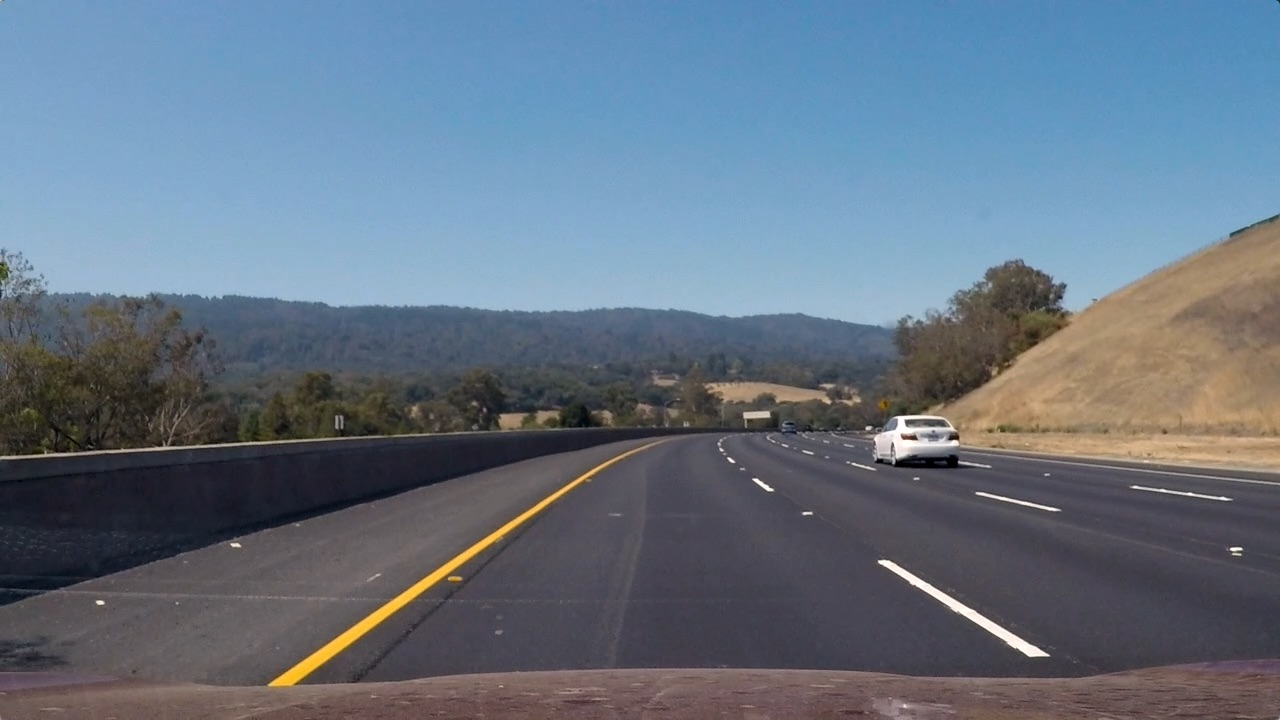
#> input picture ProjectSubmission/test3.jpg, 1280 x 720 px
$ python lanefinding.py test3.jpg   (older library calls are emulated)
#> lines starting #> are read from the running program, lines starting #| are printed output that depends on the picture; after the words box and inside, x2 and y2 are one past the last pixel; in counts of white or black regions, pixels touching at a corner belong together
### ProjectSubmission/thresholds.py
import cv2
import numpy as np


# [42 lines left out: functions get_sobel_xy, threshold_bitmask, abs_sobel_thresh, mag_thresh, dir_thresh, hsv_color_thresh, not called in this run]

def hls_color_thresh(img,h_thresh=(0,180), l_thresh=(0,255), s_thresh=(0,255)):
    hsv = cv2.cvtColor(img,cv2.COLOR_BGR2HLS)
    out = np.zeros_like(hsv[:,:,0])
    hout = np.zeros_like(out)
    hout[(hsv[:,:,0]<=h_thresh[1])&(hsv[:,:,0]>=h_thresh[0])] = 1
    sout = np.zeros_like(out)
    sout[(hsv[:,:,2]<=s_thresh[1])&(hsv[:,:,2]>=s_thresh[0])] = 1
    lout = np.zeros_like(out)
    lout[(hsv[:,:,1]<=l_thresh[1])&(hsv[:,:,1]>=l_thresh[0])] = 1
    out[(hout==1)&(sout==1)&(lout==1)]=1
    return out

def rgb_color_thresh(img, r_thresh=(0,255), g_thresh=(0,255), b_thresh=(0,255)):
    rgb = cv2.cvtColor(img,cv2.COLOR_BGR2RGB)
    out = np.zeros_like(rgb[:,:,0])
    rout = np.zeros_like(out)
    rout[(rgb[:,:,0]<=r_thresh[1])&(rgb[:,:,0]>=r_thresh[0])] = 1
    gout = np.zeros_like(out)
    gout[(rgb[:,:,1]<=g_thresh[1])&(rgb[:,:,1]>=g_thresh[0])] = 1
    bout = np.zeros_like(out)
    bout[(rgb[:,:,2]<=b_thresh[1])&(rgb[:,:,2]>=b_thresh[0])] = 1
    out[(rout==1)&(gout==1)&(bout==1)]=1
    return out


### ProjectSubmission/undistort.py
import pickle
import numpy as np
import cv2

# Load the camera calibration result for later use (we won't worry about rvecs / tvecs)
dist_pickle = pickle.load(open( "camera_cal/cal_pickle.p", "rb" ) )
#> (reads ProjectSubmission/camera_cal/cal_pickle.p from the repository)
mtx = dist_pickle["mtx"]
dist = dist_pickle["dist"]

defImgSize = (1280,720)
height = defImgSize[1]
width = defImgSize[0]

split = .068
#horizon from top (higher shows less)
redHorz = .64

roadPts = np.float32([[width*(.5-split),height*redHorz],[width*(.5+split),height*redHorz],[width*.99,height],[width*.01,height]])

defOverheadSize = (1280,720)
offset = 180
left = offset
right = defOverheadSize[0]-offset
top =  0
bot = defOverheadSize[1]

showPts =np.float32([[left,top],[right,top],[right,bot],[left,bot]])
defM = cv2.getPerspectiveTransform(roadPts, showPts)
invM = cv2.getPerspectiveTransform(showPts, roadPts)

def get_undistort(img):
    return cv2.undistort(img, mtx, dist, None, mtx)

def overhead_perspective(img,M=defM,img_size=defOverheadSize):
    return cv2.warpPerspective(img, M, img_size)

def revert_from_overhead(img,M=invM, img_size=defImgSize):
    return cv2.warpPerspective(img,M, img_size)

# [7 lines that do not run on import are left out]

### ProjectSubmission/lane_data_types.py
import cv2
import numpy as np
from collections import deque

class Line():
    def __init__(self):
        #polynomial coefficients for the most recent fit
        self.current_fit = [np.array([False])]
        #radius of curvature of the line in some units
        self.radius_of_curvature = None
        #number of pixels
        #(left pixels)/(
        self.line_base_pos = None
        #difference in fit coefficients between last and new fits
        #self.diffs = np.array([0,0,0], dtype='float')
        #x values for plotted curve fitting
        self.allx = None
        #y values for plotted curve fitting
        self.ally = None
        self.detected = False

    def calc_curvature(self):
        ym_per_pix = 30/720 #meters per pixel y dim
        xm_per_pix = 3.7/700 #meters per pixel x dim
        y_eval = np.max(self.ally)
        line_fit = np.polyfit(self.ally*ym_per_pix, self.allx*xm_per_pix, 2)
        if line_fit[0]!=0:
            self.radius_of_curvature = ((1 + (2*line_fit[0]*y_eval*ym_per_pix + line_fit[1])**2)**1.5) / np.absolute(2*line_fit[0])


#Create a lane class.  The purpose of this object is to hold the lane line info, and do operations that apply to both lines
class Lane():
    def __init__(self):
        self.leftLine = Line()
        self.rightLine = Line()
        self.lanePosition = 0
        self.laneCurvature = 0
        #save overhead masked image.
        self.ohroad = []
        self.calcimg = []
        #generalized, so if a camera were mounted off-center.  0 for this project.
        self.cameraOffset = 0
        self.laneWidthMeters = 3.7

    def find_lines(self):
        img = self.ohroad
        height = img.shape[0]
        width = img.shape[1]
        # Take a histogram of the bottom half of the image
        histogram = np.sum(img[int(height/2):,:],axis=0)
        # Create an output image to draw on and  visualize the result
        out_img = np.dstack((img, img, img))*255
        # Find the peak of the left and right halves of the histogram
        # These will be the starting point for the left and right lines
        midpoint = np.int(histogram.shape[0]/2)
        leftx_base = np.argmax(histogram[:midpoint])
        rightx_base = np.argmax(histogram[midpoint:]) + midpoint

        # Choose the number of sliding windows
        nwindows = 12
        # Set height of windows
        window_height = np.int(height/nwindows)
        # Identify the x and y positions of all nonzero pixels in the image
        nonzero = img.nonzero()
        nonzeroy = np.array(nonzero[0])
        nonzerox = np.array(nonzero[1])
        # Current positions to be updated for each window
        leftx_current = leftx_base
        rightx_current = rightx_base
        # Set the width of the windows +/- margin
        margin = 100
        # Set minimum number of pixels found to recenter window
        minpix = 50
        # Create empty lists to receive left and right lane pixel indices
        left_lane_inds = []
        right_lane_inds = []

        # Step through the windows one by one
        for window in range(nwindows):
            # Identify window boundaries in x and y (and right and left)
            win_y_low = height - (window+1)*window_height
            win_y_high = height - window*window_height
            win_xleft_low = leftx_current - margin
            win_xleft_high = leftx_current + margin
            win_xright_low = rightx_current - margin
            win_xright_high = rightx_current + margin
            # Draw the windows on the visualization image
            cv2.rectangle(out_img,(win_xleft_low,win_y_low),(win_xleft_high,win_y_high),(0,255,0), 2)
            cv2.rectangle(out_img,(win_xright_low,win_y_low),(win_xright_high,win_y_high),(0,255,0), 2)
            # Identify the nonzero pixels in x and y within the window
            good_left_inds = ((nonzeroy >= win_y_low) & (nonzeroy < win_y_high) & (nonzerox >= win_xleft_low) & (nonzerox < win_xleft_high)).nonzero()[0]
            good_right_inds = ((nonzeroy >= win_y_low) & (nonzeroy < win_y_high) & (nonzerox >= win_xright_low) & (nonzerox < win_xright_high)).nonzero()[0]
            # Append these indices to the lists
            left_lane_inds.append(good_left_inds)
            right_lane_inds.append(good_right_inds)
            # If you found > minpix pixels, recenter next window on their mean position
            if len(good_left_inds) > minpix:
                leftx_current = np.int(np.mean(nonzerox[good_left_inds]))
            if len(good_right_inds) > minpix:
                rightx_current = np.int(np.mean(nonzerox[good_right_inds]))

        # Concatenate the arrays of indices
        left_lane_inds = np.concatenate(left_lane_inds)
        right_lane_inds = np.concatenate(right_lane_inds)

        fity = np.linspace(0, height-1, height )

        #Describe very few pixels as inadequate to 'detect' the lane
        lane_inds_threshold = 700

        # Extract left and right line pixel positions
        if len(left_lane_inds)>lane_inds_threshold:
            leftx = nonzerox[left_lane_inds]
            lefty = nonzeroy[left_lane_inds]
            left_fit = np.polyfit(lefty, leftx, 2)
            self.leftLine.current_fit = left_fit
            self.leftLine.ally = fity
            fit_leftx = left_fit[0]*fity**2 + left_fit[1]*fity + left_fit[2]
            self.leftLine.allx = fit_leftx
            self.leftLine.line_base_pos = fit_leftx[-1]
            out_img[nonzeroy[left_lane_inds], nonzerox[left_lane_inds]] = [255, 0, 0]
            self.leftLine.detected = True


        if len(right_lane_inds)>lane_inds_threshold:
            rightx = nonzerox[right_lane_inds]
            righty = nonzeroy[right_lane_inds]
            right_fit = np.polyfit(righty, rightx, 2)
            self.rightLine.current_fit = right_fit
            self.rightLine.ally = fity
            fit_rightx = right_fit[0]*fity**2 + right_fit[1]*fity + right_fit[2]
            self.rightLine.allx = fit_rightx
            self.rightLine.line_base_pos = fit_rightx[-1]
            out_img[nonzeroy[right_lane_inds], nonzerox[right_lane_inds]] = [0, 0, 255]
            self.rightLine.detected = True
        self.calcimg = out_img


    def calc_lane_position(self):
        #must run 'find_lines'
        #get the center value
        if self.leftLine.detected ==True and self.rightLine.detected==True:
            center = int(self.calcimg.shape[1]/2)
            left = abs(self.leftLine.line_base_pos - center)
            right = abs(self.rightLine.line_base_pos - center)
            #add camera offset.  Take ratio of left/left+right-.5 to get center lane = 0.  Multiply by lane width.
            self.lanePosition = self.cameraOffset + (left/(left+right)-.5)*self.laneWidthMeters

    def calc_curves(self):
        if self.leftLine.detected ==True and self.rightLine.detected==True:
            self.rightLine.calc_curvature()
            self.leftLine.calc_curvature()
            curves = 0
            curveSum = 0
            if self.rightLine.radius_of_curvature != 0:
                curves+=1
                curveSum += self.rightLine.radius_of_curvature
            if self.leftLine.radius_of_curvature != 0:
                curves+=1
                curveSum += self.leftLine.radius_of_curvature
            if curves > 0:
                self.laneCurvature = curveSum/curves


#Create a history class.  The purpose of this object is to allow averaging or other time variant data operations.
class LaneHistory():
    def __init__(self, buffer_size=10):
#> further down, img is the input picture: shape (720, 1280, 3); mean B, G, R 130.7, 115.3, 101.1
        self.buffer = deque(maxlen=buffer_size)
        self.curve = 0
        self.position = 0
        self.left_fit = [np.array([False])]
        self.quality = 0
        self.left_std = [np.array([False])]
        self.right_fit = [np.array([False])]
        self.right_std = [np.array([False])]
        self.overlay_img = []
        self.draw_dims = (720,1280)

    #lanes will be added to the left (index 0) and shift through to maxlen
    def add_lane(self, lane):
        #add lanes where both lines are detected.  This rejects frames with partial lines
        if lane.leftLine.detected==True and lane.rightLine.detected==True:
            self.buffer.appendleft(lane)

    def update_stats(self):
        curvesum = 0
        pos = 0
        left_coeffs = np.array([1,1,1])
        right_coeffs = np.array([1,1,1])
        for lane in self.buffer:
            curvesum += lane.laneCurvature
            pos += lane.lanePosition
            left_coeffs = np.vstack((left_coeffs,lane.leftLine.current_fit))
            right_coeffs = np.vstack((right_coeffs,lane.rightLine.current_fit))
        if len(self.buffer) > 0:
            self.curve = curvesum/len(self.buffer)
            self.position = pos/len(self.buffer)
            #drop the initialization coeffs
            left_coeffs = left_coeffs[1:,:]
            right_coeffs = right_coeffs[1:,:]
            #average the values in the columns to get 3 coefficients
            self.left_std = np.std(left_coeffs, axis=0)
            self.right_std = np.std(right_coeffs, axis=0)
            #calculate quality.
            left_dev = np.asarray(self.left_std)
            right_dev = np.asarray(self.right_std)
            if right_dev.all != 0 and left_dev.all != 0:
                StdDif = np.divide((right_dev - left_dev),(right_dev+left_dev))
                self.quality = 1-np.average(np.absolute(StdDif))

            self.left_fit = np.average(left_coeffs, axis=0)
            self.right_fit = np.average(right_coeffs, axis=0)

    def make_overlay(self, img):
        # Create an image to draw the lines on
        color_warp = np.zeros_like(img).astype(np.uint8)
        # Generate fit lines based on all lanes in the buffer
        fity = np.linspace(0, img.shape[0]-1, img.shape[0] )
        left_fitx = self.left_fit[0]*fity**2 + self.left_fit[1]*fity + self.left_fit[2]
        right_fitx = self.right_fit[0]*fity**2 + self.right_fit[1]*fity + self.right_fit[2]

        # Recast the x and y points into usable format for cv2.fillPoly()
        pts_left = np.array([np.transpose(np.vstack([left_fitx, fity]))]).astype(np.int)
        pts_right = np.array([np.flipud(np.transpose(np.vstack([right_fitx, fity])))]).astype(np.int)
        pts = np.hstack((pts_left, pts_right))

        # Draw the lane onto the warped blank image
        cv2.fillPoly(color_warp, [pts], (0,255, 0))
        self.overlay_img = color_warp

    # [20 lines left out: function clean_lanes, not called in this run]


        #for lane in self.buffer:


            #if the left is lost, but not the right, use right line curve data
            #TODO:
            #if left_lost and !right_lost:

            #TODO: if right line is lost, use left.

            #TODO: if lines are fine, update expected intercept based on self.intercept_lr


### ProjectSubmission/lanefinding.py
#Defines the main pipeline for lanefinding
import numpy as np
import cv2
import sys
from undistort import get_undistort, overhead_perspective, revert_from_overhead
from thresholds import mag_thresh, abs_sobel_thresh, hls_color_thresh, rgb_color_thresh
from lane_data_types import Lane, LaneHistory

LH = LaneHistory()
font = cv2.FONT_HERSHEY_SIMPLEX

def preprocess(img):
    smooth =  cv2.GaussianBlur(img, (3,3),0)
    return smooth

def postprocess(img):
    kernel = np.ones((11,11),np.uint8)
    close = cv2.morphologyEx(img,cv2.MORPH_CLOSE, kernel)
    return close

def make_binary_mask(img):
    #colorConversions
    #gray = cv2.cvtColor(img,cv2.COLOR_RGB2GRAY)

    #magSobMask = abs_sobel_thresh(img,thresh=(40,255))
    #magSobMask = mag_thresh(img,thresh=(40,255))
    rgbThresh = rgb_color_thresh(img,r_thresh=(185,255), g_thresh=(185,255), b_thresh=(185,255))
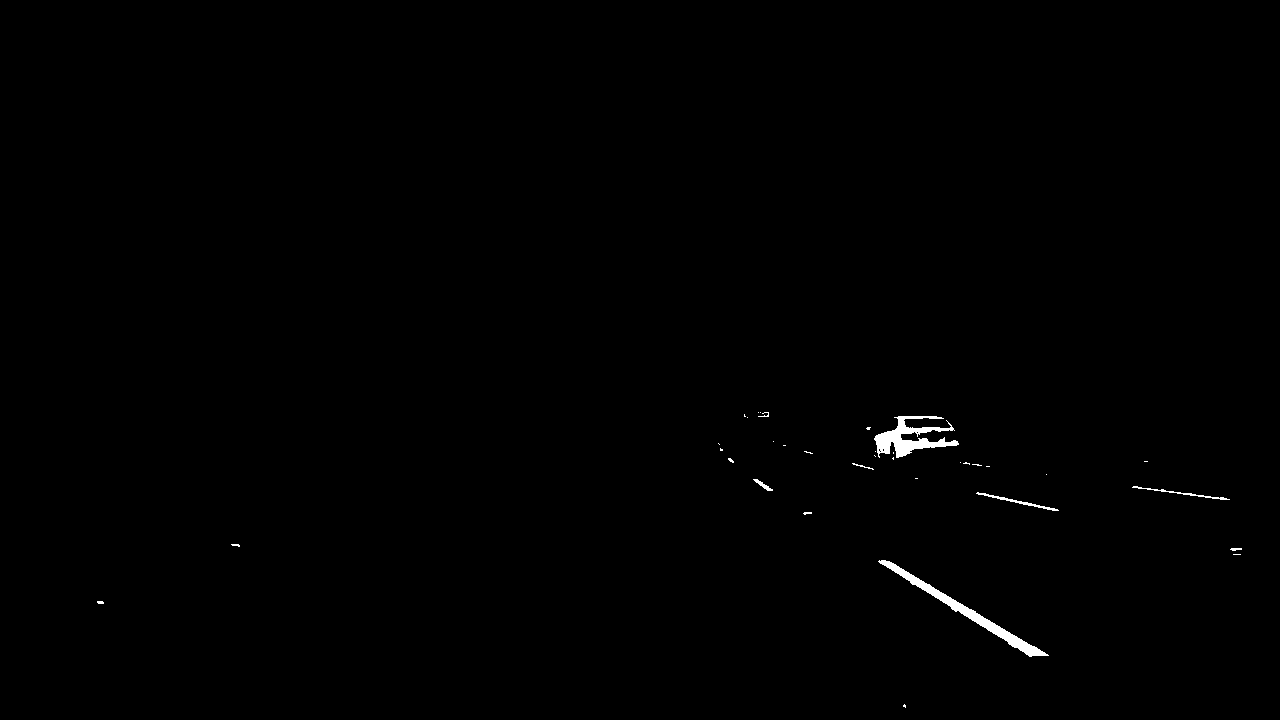
#> rgbThresh: shape (720, 1280); values 0 (black) and 1 (white), 0.41% white; 35 white regions (27 under 20 px), largest, box (x1, y1, x2, y2) and area: (878, 560, 1049, 657) 1589, (874, 416, 959, 458) 1480, (976, 492, 1059, 511) 208
    hlsThresh = hls_color_thresh(img,h_thresh=(18,35), l_thresh=(0,255), s_thresh=(40,255))
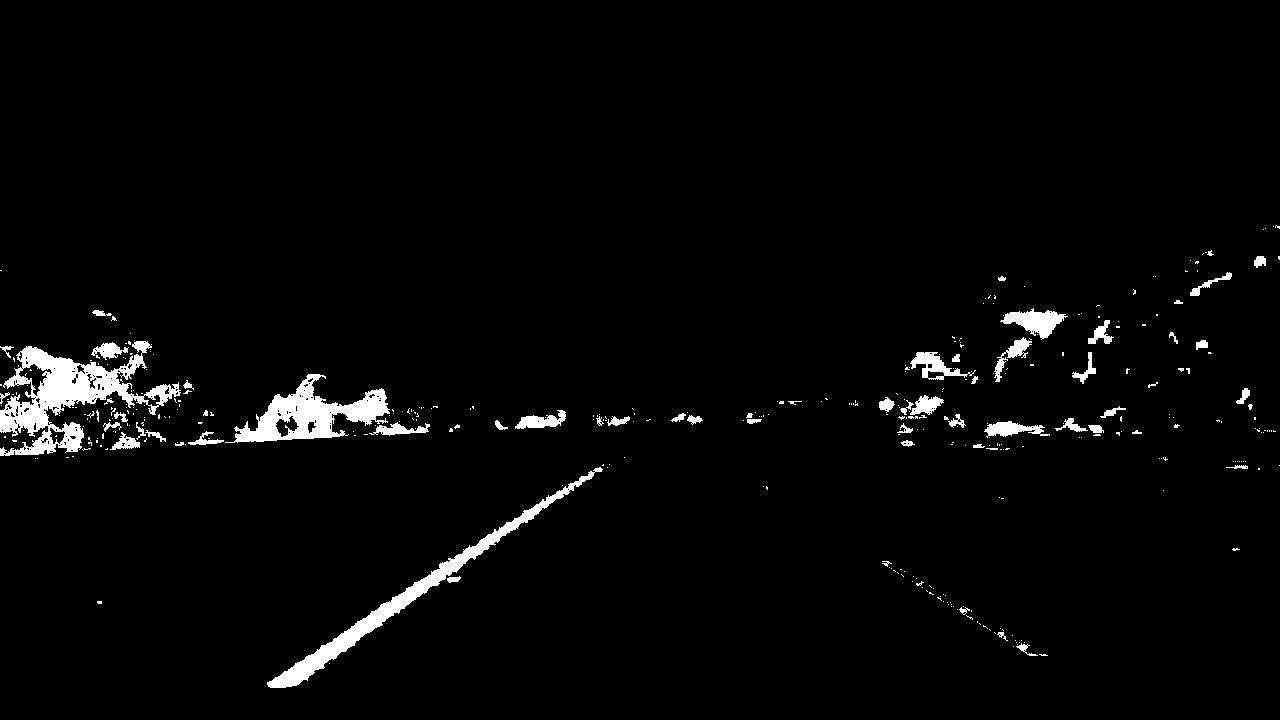
#> hlsThresh: shape (720, 1280); values 0 (black) and 1 (white), 2.8% white; 387 white regions (323 under 20 px), largest, box (x1, y1, x2, y2) and area: (0, 341, 181, 456) 7334, (267, 467, 603, 688) 4756, (225, 374, 390, 443) 4436
    bMask = np.zeros_like(img[:,:,0])
    bMask[(rgbThresh==1)|(hlsThresh==1)]=1
    return bMask

def find_lane_lines(img):
    xDim = img.shape[1]
    yDim = img.shape[0]
    #convert to BGR, since MoviePy uses RGB, thresholds are written for BGR
    img = cv2.cvtColor(img,cv2.COLOR_RGB2BGR)
    #undistort the img
    img = get_undistort(img)
    #create binary mask
    msk = preprocess(img)
    msk = make_binary_mask(msk)
    #perspective transform, convert mask to black and white image
    road = overhead_perspective(msk*255)
    road = postprocess(road)

    ln = Lane()
    ln.ohroad = road
    #apply sliding windows
    ln.find_lines()
    #calc lane position
    ln.calc_lane_position()
    #calc road curvature
    ln.calc_curves()


    #Use lane history to average curves and error detect
    LH.add_lane(ln)

    LH.update_stats()
    #LH.clean_lanes()

    #add color to overhead perspective
    LH.make_overlay(img)
    #perspective tranform the drawn lines to the roadway
    newwarp = revert_from_overhead(LH.overlay_img)

    #convert image back to RGB before merging
    img = cv2.cvtColor(img,cv2.COLOR_BGR2RGB)
    outImg = cv2.addWeighted(img, 1, newwarp, 0.3, 0)

    #add calc img for debugging
    cimg = ln.calcimg
    cw = 340
    ch = 200
    cimg = cv2.resize(cimg,(cw,ch))
    pipx = xDim-cw
    pipy = 0
    outImg[pipy:pipy+ch,pipx:pipx+cw] = cimg

    #add lay over text
    outImg = cv2.rectangle(outImg, (0,0),(700,105), (255,255,255), -1)
    curveText = "Curve Radius: " + str(int(LH.curve)) + 'm'
    outImg = cv2.putText(outImg,curveText, (10,65), font, 1,(0,0,0),2,cv2.LINE_AA)
    curveText = "Lane Pos. Right of Center : " + str(round(LH.position,3))+'m'
    outImg = cv2.putText(outImg,curveText, (10,30), font, 1,(0,0,0),2,cv2.LINE_AA)

    curveText = "Detection Quality: " + str(round(100*LH.quality)) + " %"
    outImg = cv2.putText(outImg,curveText, (10,100), font, 1,(0,0,0),2,cv2.LINE_AA)
    #curveText = "R dev: " + str(LH.right_std)
    #outImg = cv2.putText(outImg,curveText, (10,135), font, 1,(255,255,255),1,cv2.LINE_AA)

    return outImg


if __name__ == "__main__":
    imgPath = sys.argv[1]
    img = cv2.imread(imgPath)
    mask = 255*make_binary_mask(img)
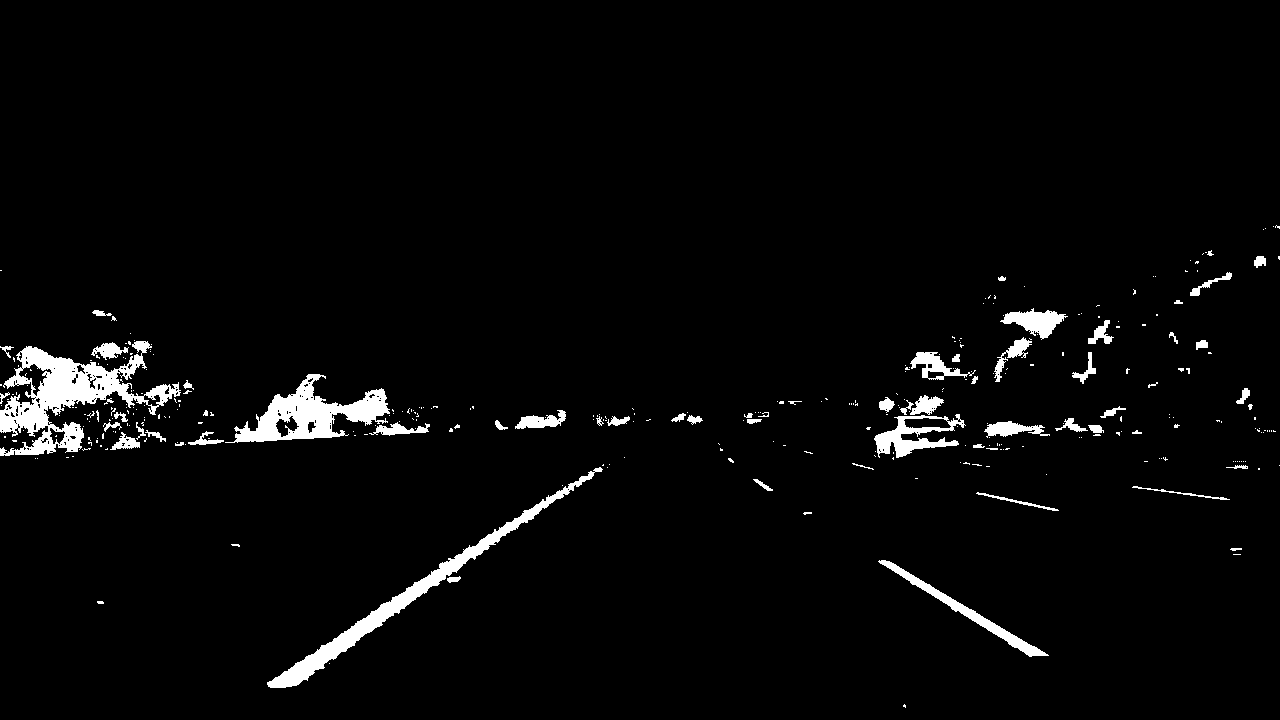
#> mask: shape (720, 1280); 3.2% white; 344 white regions (279 under 20 px), largest, box (x1, y1, x2, y2) and area: (0, 341, 181, 456) 7334, (267, 467, 603, 688) 4756, (225, 374, 390, 443) 4436
    img = cv2.cvtColor(img,cv2.COLOR_BGR2RGB)

    cv2.imwrite("outputs/BMASK.jpg", mask)
    img = find_lane_lines(img)
#> (the rest of the program and of its run is left out)
